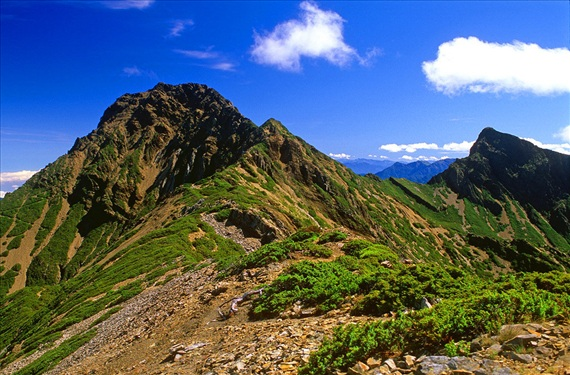
#> input picture train/alp2.jpg, 570 x 375 px; its folder holds only this picture in this run
$ python train.py
#> lines starting #> are read from the running program, lines starting #| are printed output that depends on the picture
import os
import numpy as np
import cv2
#import scipy as scipy
import scipy.sparse as sparse
from scipy.sparse.linalg import cg
#from scipy import sparse

from hashTable import hashTable


Qangle = 24
Qstrenth = 3
Qcoherence = 3

#构建空的矩阵Q，V用了存对应的LR和HR，h为过滤器 三个hashmap分别为Angle，Strength，Coherence，t
Q = np.zeros((Qangle*Qstrenth*Qcoherence,4,11*11,11*11))
V = np.zeros((Qangle*Qstrenth*Qcoherence,4,11*11,1))
h = np.zeros((Qangle*Qstrenth*Qcoherence,4,11*11))


dataDir="./train"
fileList = []
for parent,dirnames,filenames in os.walk(dataDir):
    for filename in filenames:
        fileList.append(os.path.join(parent,filename))

for file in fileList:
    print("HashMap of %s"%file)
    mat = cv2.imread(file)
#> mat is the input picture: shape (375, 570, 3); mean B, G, R 110.6, 99.9, 83.9
    #转换色彩空间，只对亮度进行训练
    mat = cv2.cvtColor(mat, cv2.COLOR_BGR2YCrCb)[:,:,0]
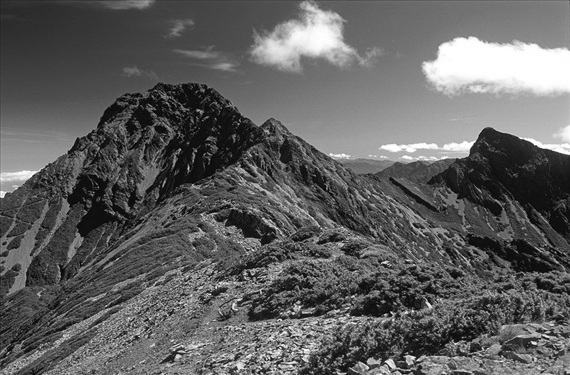
#> mat: shape (375, 570); min 1, max 255, mean 96.3
    #放缩为0-1
    mat = cv2.normalize(mat.astype('float'), None, 0.0, 1.0, cv2.NORM_MINMAX)
    HR = mat

    #模糊LR
    #Upscaling
    #cv2.GaussianBlur()
    LR = cv2.GaussianBlur(HR,(0,0),2);
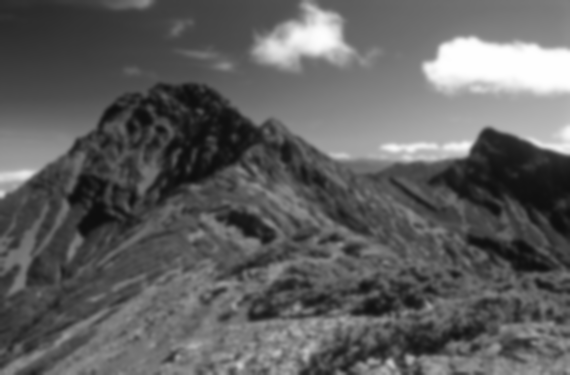
#> LR: shape (375, 570) float64; min 0.0565, max 1, mean 0.375
    #LR = cv2.GaussianBlur(LR,(0,0),2);

    # Set the train map

    #遍历每个像素
    for xP in range(5,LR.shape[0]-6):
        for yP in range(5,LR.shape[1]-6):
            #取patch
            patch = LR[xP-5:xP+6,yP-5:yP+6]
            #计算特征
#> (the run stopped early here; a loop or call above may not have finished)
